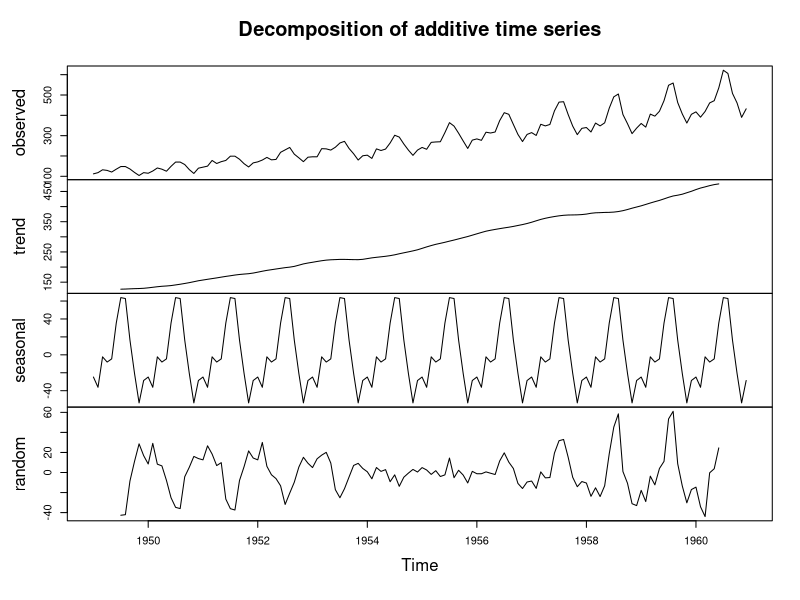
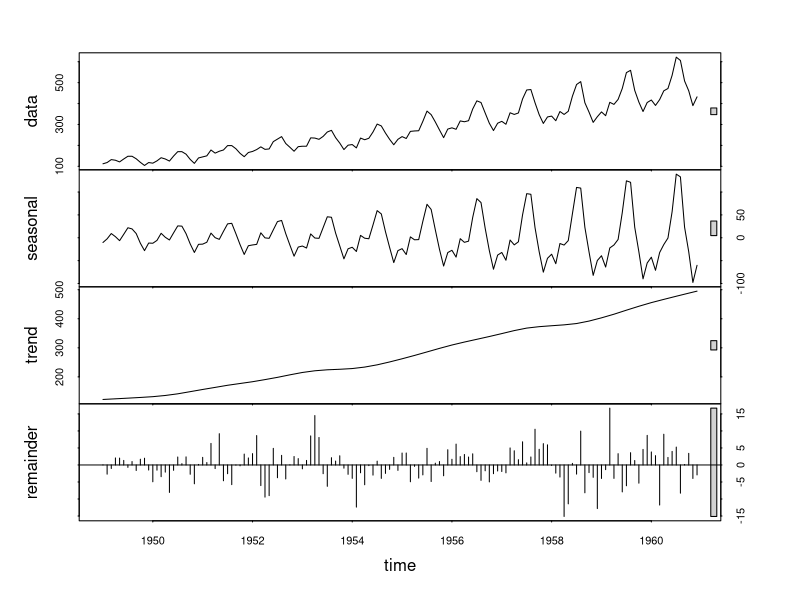

The R script that drew these images, in order:
## ---- chunk 1
AirPassengers
## ---- chunk 2
    plot(decompose(AirPassengers))
## ---- chunk 3
    plot(stl(AirPassengers, s.window = 7, s.degree = 1))
